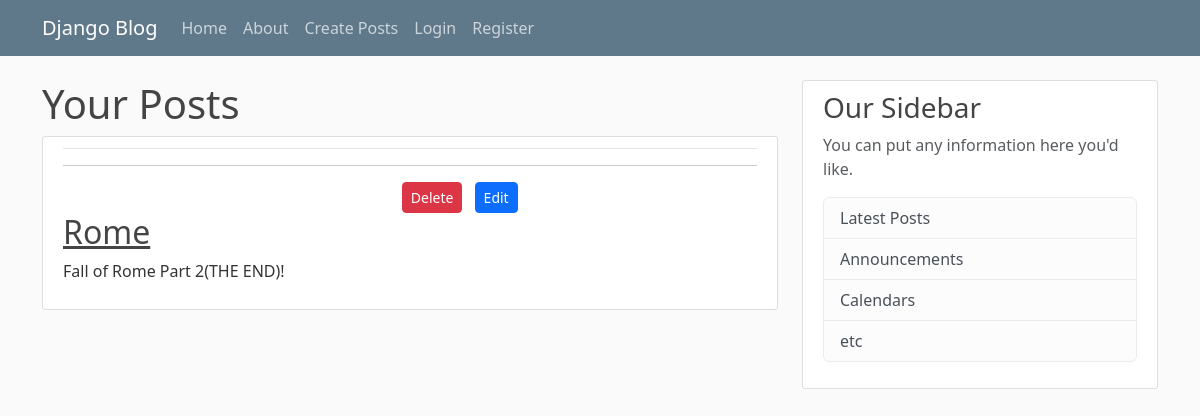
/post_detail/5/, run on an earlier commit of the app's database.
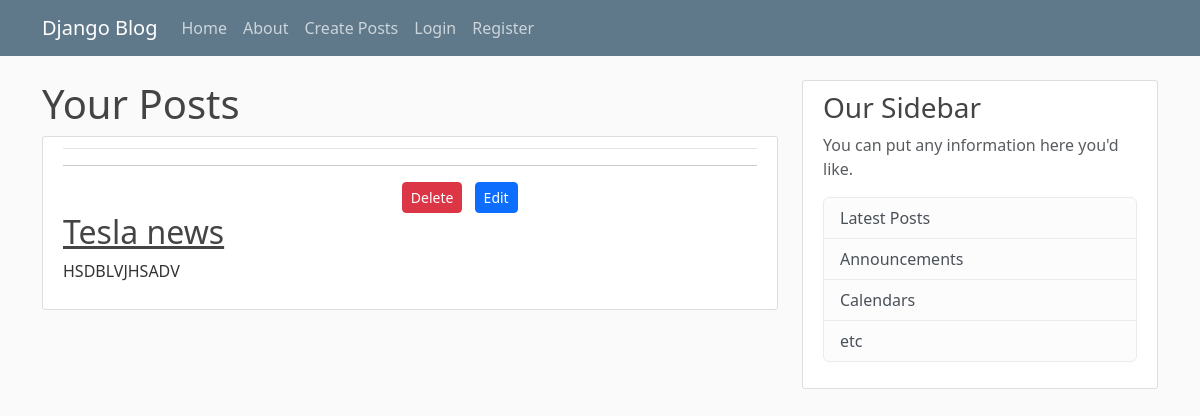
And on a later commit of the database.
### feed/models.py (models this page shows, shortened)
class Posts(models.Model):
    title = models.CharField(max_length=50)
    content = models.TextField()
    author = models.ForeignKey(User,on_delete=models.CASCADE)

### feed/views.py (the view)
# urls.py: path('post_detail/<int:pk>/', views.post_detail,name ="details"),
def post_detail(request, pk):
    user_post = Posts.objects.get(id=pk)
    return render(request, 'feed/post_detail.html', context={"post_detail": user_post})

### feed/templates/feed/post_detail.html
{% extends "feed/base.html" %}
{% block content %}
 <h1>Your Posts</h1>
        <article class="media content-section">
          <div class="media-body">
            <div class="article-metadata">
            </div>
              <hr>
              <div align="right"  class="col-md-8">
                  <span ><a  class="btn btn-danger float-right btn-sm"
                                    href="{% url 'delete' post_detail.id %}">Delete</a></span>
                            <span><a class="btn btn-primary mx-2 float-right btn-sm"
                                    href="{% url 'edit' post_detail.id %}">Edit</a></span>
          </div>
            <h2><a class="article-title" href="{% url 'details' post_detail.id %}">{{post_detail.title}}</a></h2>
            <p class="article-content">{{ post_detail.content }}</p>
          </div>
        </article>
{% endblock content %}

What changed in the data, as far as the page shows it:
changed Posts: title "Rome" → "Tesla news"; content "Fall of Rome Part 2(THE END)!" → "HSDBLVJHSADV"
